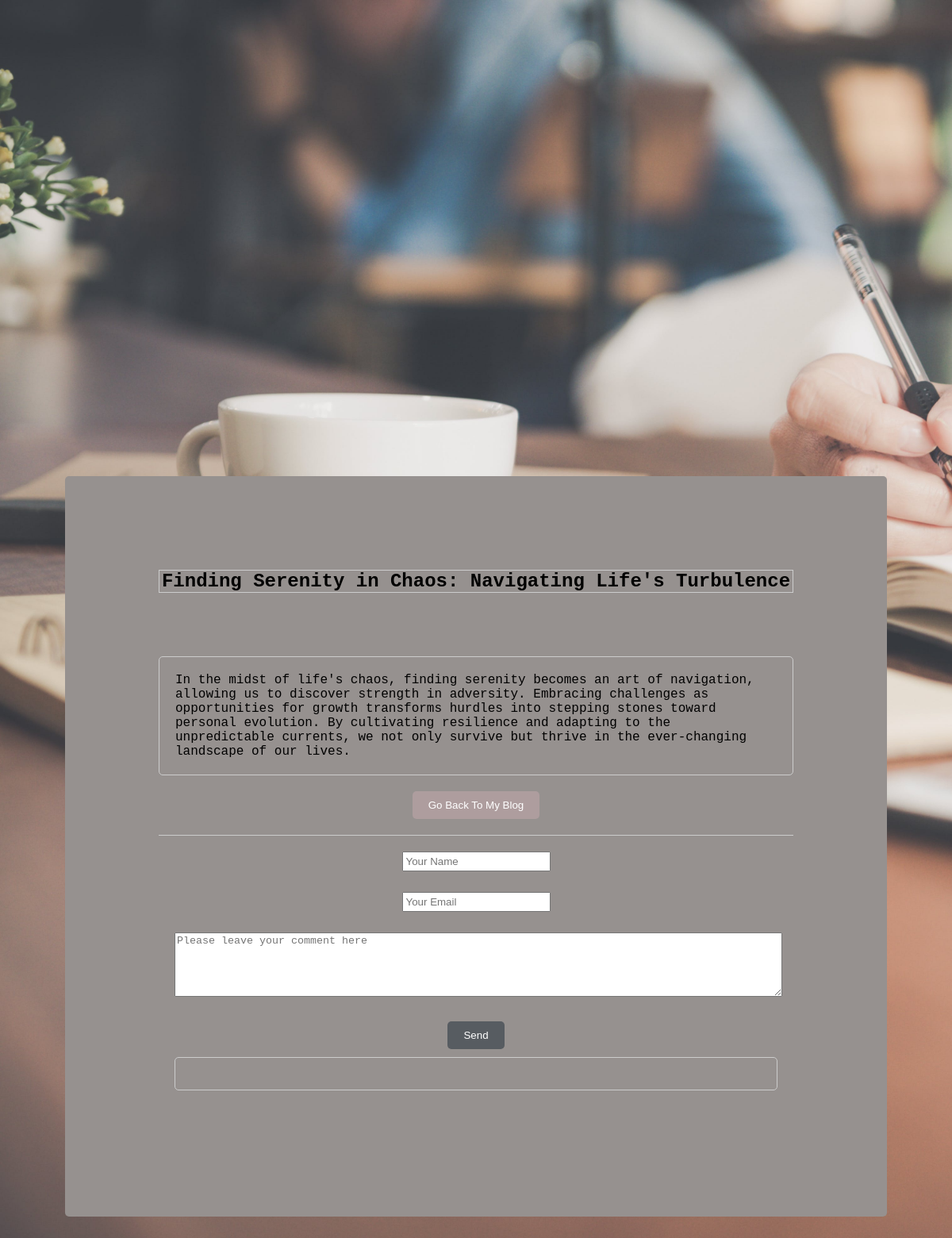
Screenshot of /blogcontent.php?aid=12 with the database file from the repository.
### tables this page shows
CREATE TABLE `blog_article`  (
  `id` int(11) NOT NULL AUTO_INCREMENT,
  `uid` int(11) NULL DEFAULT NULL COMMENT 'UserID',
  `uname` varchar(255) NULL DEFAULT NULL COMMENT 'UserName',
  `username` varchar(255) NULL DEFAULT NULL,
  `title` varchar(255) NULL DEFAULT NULL,
  `content` longtext NULL,
  `createtime` datetime(0) NULL DEFAULT NULL,
  PRIMARY KEY (`id`) USING BTREE
);

### blogcontent.php (the view, shortened to what this page needs)
<?php
$db = db_connect();
$id = $_GET['aid'];
$sql = "SELECT * FROM blog_article WHERE id = '{$id}'";
$result_set = mysqli_query($db, $sql);
$result = mysqli_fetch_assoc($result_set);
?>
<!DOCTYPE html>
<html lang="en">
<head>
    <link rel="stylesheet" href="./blogcontent.css">
</head>
<body>
    <div class="container">
        <div class="title" id="title">
            <?php echo $result['title'];?>
        </div>
        <div class="content" id="content">
            <?php echo $result['content'];?>
        </div>
        <a href="./myblog.php"><button class="goback">Go Back To My Blog</button></a>
        <div class="comment">
            <div class="textfield">
                <input type="text" class="commentName" placeholder="Your Name">
            </div>
            <div class="textfield">
                <input type="text" class="commentEmail" placeholder="Your Email">
            </div>
            <div class="textfield">
                <textarea name="commentInput" id="commentInput" cols="80" rows="5" placeholder="Please leave your comment here"></textarea>
            </div>
            <button class="commentButton" onclick="sub()">Send</button>
            <div class="commentContent">
            </div>
        </div>
    </div>
</body>
</html>

### blogcontent.css (style rules this page uses)
body { font-family: 'Courier New', Courier, monospace; background-image: url("./img/pexels-tirachard-kumtanom-733856.jpg"); background-attachment: fixed; background-size: cover; display: flex; }
.container { height: auto; margin: 50px auto; border-radius: 5px; margin-top: 50%; text-align: center; max-width: 800px; padding: 10%; align-content: center; width: 70%; background-color: #96918f; }
.title { font-size: 24px; font-weight: bold; margin-bottom: 10%; border: 1px solid #ccc; }
.content { text-align: left; border: 1px solid #ccc; border-radius: 5px; padding: 20px; margin-bottom: 20px; }
.goback { background-color: #ae9d9e; color: #fff; padding: 10px 20px; border: none; border-radius: 5px; cursor: pointer; transition: background-color 0.3s; }
.comment { text-align: center; border-top: 1px solid #ccc; padding: 20px; margin-top: 20px; }
input { padding: 3px; margin-bottom: 10px; }
.commentContent { text-align: left; border: 1px solid #ccc; border-radius: 5px; padding: 20px; margin-bottom: 20px; }
.commentButton { background-color: #575c61; color: #fff; padding: 10px 20px; border: none; border-radius: 5px; cursor: pointer; transition: background-color 0.3s; margin-bottom: 10px; margin-top: 10px; }
#commentInput { width: 100%; }

### rows the page displays
blog_article: title "Finding Serenity in Chaos: Navigating Life's Turbulence", content "In the midst of life's chaos, finding serenity becomes an art of navigation, allowing us to discover strength in adversity. Embracing challenges as opportunities for growth transforms hurdles into stepping stones toward personal evolution. By cultivating resilience and adapting to the unpredictable currents, we not only survive but thrive in the ever-changing landscape of our lives."
